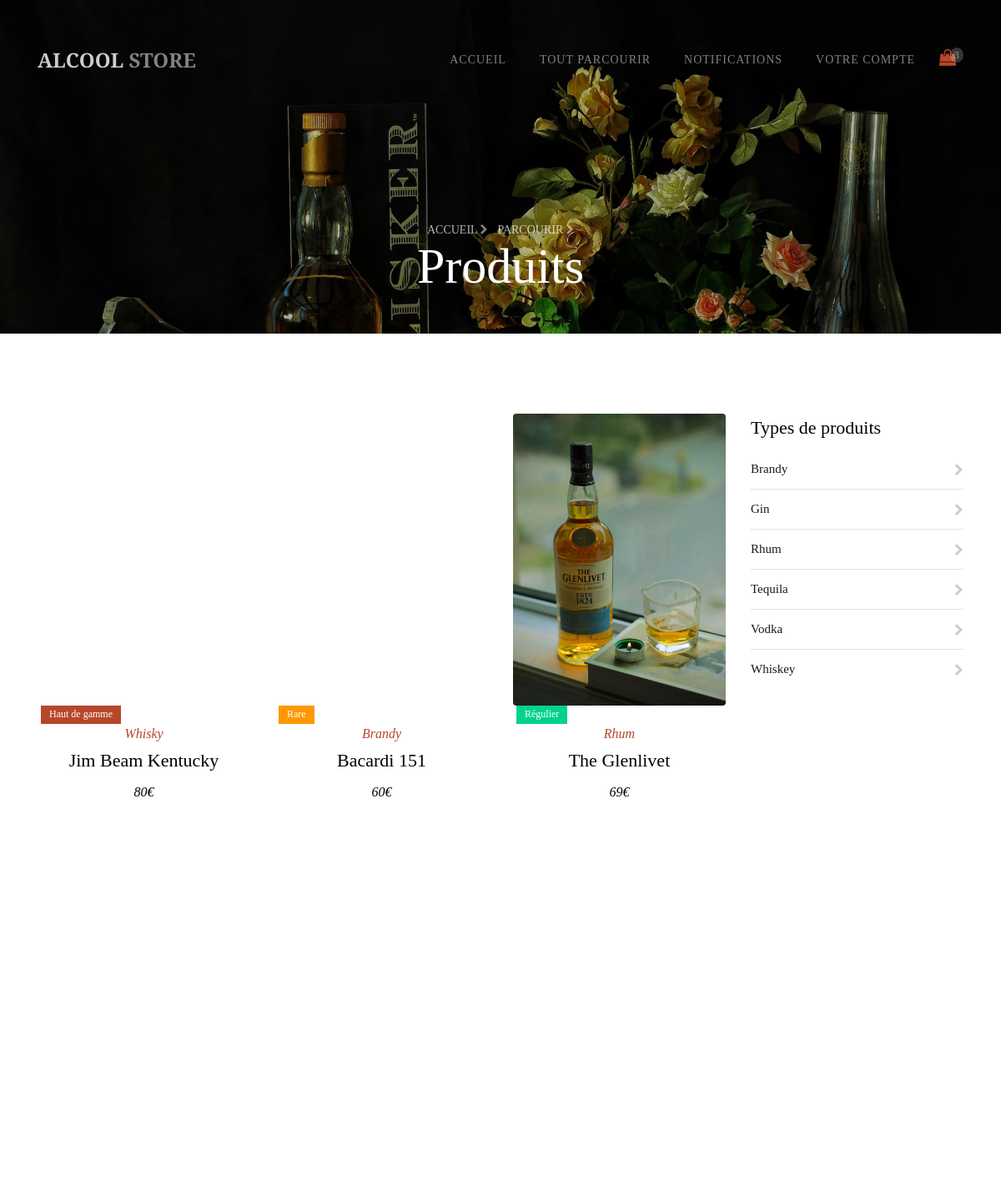
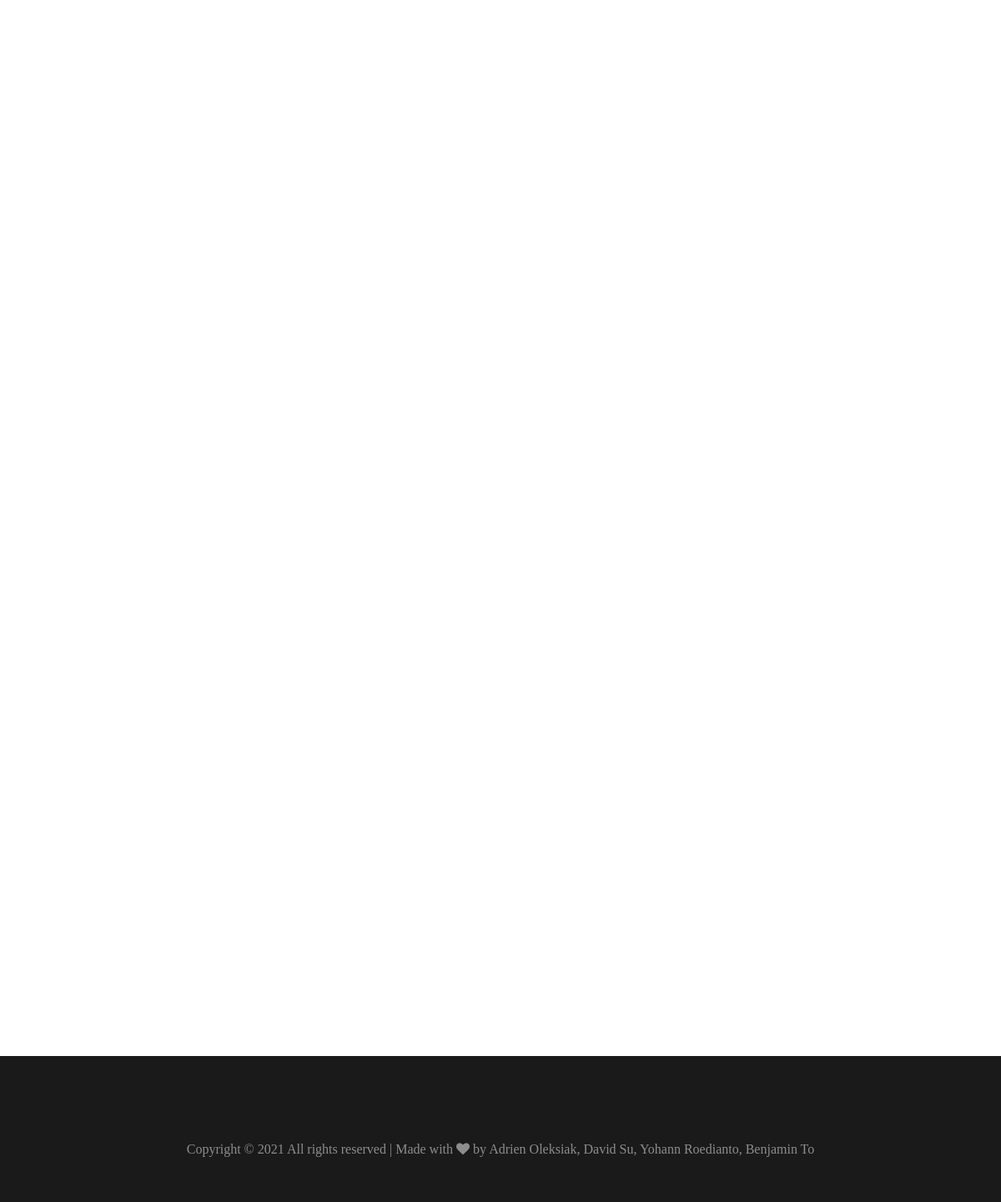
The page /parcourir.php on the database its author committed (2 pictures, top to bottom).
### tables this page shows
CREATE TABLE IF NOT EXISTS `objet` (
  `idObjet` int(11) NOT NULL,
  `idVendeur` int(11) NOT NULL,
  `nomObjet` varchar(255) NOT NULL,
  `debutEnchere` date NOT NULL,
  `finEnchere` date NOT NULL,
  `prixObjet` int(11) NOT NULL,
  `volume` int(11) NOT NULL,
  `photo1` varchar(255) NOT NULL,
  `photo2` varchar(255) NOT NULL,
  `photo3` varchar(255) NOT NULL,
  `video` varchar(255) NOT NULL,
  `typeAchat` enum('immediat','transaction','meilleurOffre') NOT NULL,
  `rarete` enum('regulier','hautDeGamme','rare') NOT NULL,
  `categorie` varchar(255) NOT NULL,
  PRIMARY KEY (`idObjet`),
  KEY `idVendeur` (`idVendeur`)
);

### parcourir.php (the view, shortened to what this page needs)
<?php
$database = "paris shopping";
$db_handle = mysqli_connect('localhost', 'root', 'root');
$db_found = mysqli_select_db($db_handle, $database);
if($db_found)
{
    $sql = "SELECT * FROM objet";
    $result = mysqli_query($db_handle, $sql);
}
?>
<?php
while ($product = mysqli_fetch_assoc($result)) {
    $products[] = $product;
}
?>
<!DOCTYPE html>
<html lang="fr">
<head>
    <link rel="stylesheet" href="https://stackpath.bootstrapcdn.com/font-awesome/4.7.0/css/font-awesome.min.css">
    <link rel="stylesheet"
        href="style.css" />
    <link rel="stylesheet"
        href="https://cdnjs.cloudflare.com/ajax/libs/bootstrap-select/1.13.1/css/bootstrap-select.min.css">
</head>
<body>
    <nav class="navbar navbar-expand-lg navbar-dark ftco_navbar bg-dark ftco-navbar-light" id="ftco-navbar">
        <div class="container">
            <a class="navbar-brand" href="accueil.html">Alcool <span>store</span></a>
            <div class="order-lg-last btn-group">
                <a href="panier.html" class="btn-cart dropdown-toggle dropdown-toggle-split">
                    <span class="fa fa-shopping-bag"></span>
                    <div class="d-flex justify-content-center align-items-center"><small>3</small></div>
                </a>
            </div>
            <div class="collapse navbar-collapse" id="ftco-nav">
                <ul class="navbar-nav ml-auto">
                    <li class="nav-item"><a href="accueil.html" class="nav-link">Accueil</a></li>
                    <li class="nav-item"><a href="parcourir.php" class="nav-link">Tout parcourir</a></li>
                    <li class="nav-item	"><a href="notifications.html" class="nav-link">Notifications</a></li>
                    <li class="nav-item"><a href="login.html" class="nav-link">Votre compte</a></li>
                </ul>
            </div>
        </div>
    </nav>
    <section class="hero-wrap hero-wrap-2" style="background-image:url(images/bg_2.webp)"
        data-stellar-background-ratio="0.5">
        <div class="overlay"></div>
        <div class="container">
            <div class="row no-gutters slider-text align-items-end justify-content-center">
                <div class="col-md-9 ftco-animate mb-5 text-center">
                    <p class="breadcrumbs mb-0"><span class="mr-2"><a href="accueil.html">Accueil <i
                                    class="fa fa-chevron-right"></i></a></span> <span>Parcourir <i
                                class="fa fa-chevron-right"></i></span></p>
                    <h2 class="mb-0 bread">Produits</h2>
                </div>
            </div>
        </div>
    </section>
    <section class="ftco-section">
        <div class="container">
            <div class="row">
                <div class="col-md-9">
                    <div class="row">
                    <?php foreach($products as $product) : ?>
                        <div class="col-md-4 d-flex">
                            <div class="product ftco-animate">
                                <div class="img d-flex align-items-center justify-content-center"
                                    style="background-image:url(images/<?php echo $product['photo1']; ?>)">
                                </div>
                                <div class="text text-center" >
                                    <span class="sale" style="background-color:<?php if($product['rarete']=="hautDeGamme"){echo "#b7472a";}if($product['rarete']=="rare"){echo "#fe9801";}if($product['rarete']=="regulier"){echo "#01d28e";} ?>"><?php if($product['rarete']=="hautDeGamme"){echo "Haut de gamme";}if($product['rarete']=="rare"){echo "Rare";}if($product['rarete']=="regulier"){echo "Régulier";}; ?></span>
                                    <span class="category"><?php echo $product['categorie']; ?></span>
                                    <h2><?php echo $product['nomObjet']; ?></h2>
                                    <p class="mb-0"> <span
                                            class="price"><?php echo $product['prixObjet']; ?>€</span></p>
                                </div>
                            </div>
                        </div>
                    <?php endforeach ?>
                    </div>
                </div>
               <div class="col-md-3">
                    <div class="sidebar-box ftco-animate">
                        <div class="categories">
                            <h3>Types de produits</h3>
                            <ul class="p-0">
                                <li><a href="parcourir-filtre.php?zizi=6">Brandy <span class="fa fa-chevron-right"></span></a></li>
                                <li><a href="parcourir-filtre.php?zizi=7">Gin <span class="fa fa-chevron-right"></span></a></li>
                                <li><a href="parcourir-filtre.php?zizi=8">Rhum <span class="fa fa-chevron-right"></span></a></li>
                                <li><a href="parcourir-filtre.php?zizi=9">Tequila <span class="fa fa-chevron-right"></span></a></li>
                                <li><a href="parcourir-filtre.php?zizi=10">Vodka <span class="fa fa-chevron-right"></span></a></li>
                                <li><a href="parcourir-filtre.php?zizi=11">Whiskey <span class="fa fa-chevron-right"></span></a></li>
                            </ul>
                        </div>
                    </div>
                </div>
            </div>
        </div>
    </section>
    <footer class="ftco-footer">
        <div class="container-fluid px-0 py-5">
            <div class="container">
                <div class="row">
                    <div class="col-md-12">
                        <p class="mb-0 text-center" style="color: rgba(255,255,255,.5);">
                            Copyright &copy;
                            <script>document.write(new Date().getFullYear());</script> All rights reserved | Made with <i class="fa fa-heart color-danger" aria-hidden="true"></i> by Adrien Oleksiak, David Su, Yohann Roedianto, Benjamin To</a>
                        </p>
                    </div>
                </div>
            </div>
        </div>
    </footer>
</body>
</html>

### rows shown on the page
objet: rarete "Haut de gamme", categorie "Whisky", nomObjet "Jim Beam Kentucky", prixObjet "80"
objet: rarete "Rare", categorie "Brandy", nomObjet "Bacardi 151", prixObjet "60"
objet: photo1 (picture), rarete "Régulier", categorie "Rhum", nomObjet "The Glenlivet", prixObjet "69"
